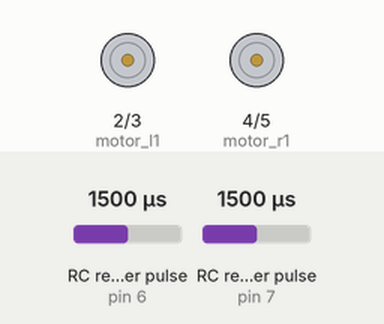
Simulated run of this sketch. Board: Arduino Uno, built with avr-gcc and run on an emulated ATmega328P. On the bench: motor-driver pin pairs drawn as motors (green arrow = first pin HIGH = forward, orange = second pin HIGH = backward, longer = more drive). Wiring (inferred from the names in the program): 2 × RC receiver channel: data pin 6 / data pin 7. The test bench sets the inputs (shaded band); at power-on: RC receiver pulse (sensors on pin 6, pin 7) 1500 µs.

Above: at 1.2 s.
1.3 s: RC receiver pulse (sensor on pin 6) set to 1266 µs
2.8 s: RC receiver pulse (sensor on pin 6) set to 1242 µs
At 4.0 s:
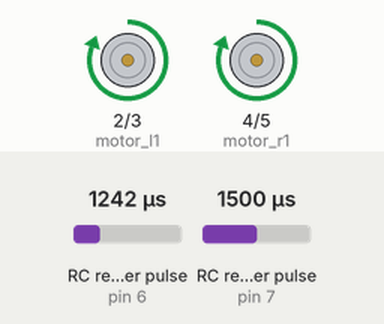
4.3 s: RC receiver pulse (sensor on pin 7) set to 1261 µs
5.8 s: RC receiver pulse (sensor on pin 7) set to 1232 µs
At 6.5 s:
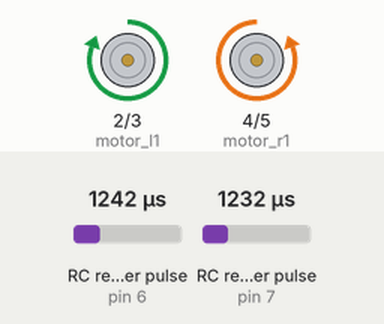
7.3 s: RC receiver pulse (sensor on pin 7) set to 1265 µs
At 7.6 s:
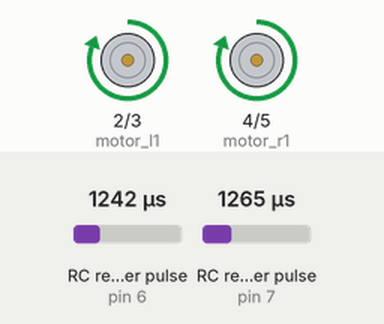
8.8 s: RC receiver pulse (sensor on pin 6) set to 1980 µs
At 9.9 s:
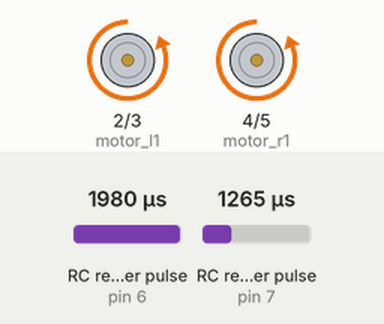
Timing chart, 0 to 11.3 s (numbered marks = the images above; inputs shaded):
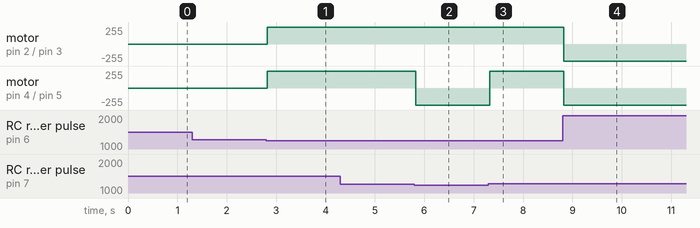

Measured:
- the behaviour switches between 1249 and 1248 µs on RC receiver pulse (sensor on pin 6) (found by bisection; images 0 and 1)
- the behaviour switches between 1249 and 1248 µs on RC receiver pulse (sensor on pin 7) (found by bisection; images 1 and 2)
- the behaviour switches between 1253 and 1254 µs on RC receiver pulse (sensor on pin 7) (found by bisection; images 2 and 3)
- after the input at 1.3 s, every drawn part: stays the same
- after the input at 2.8 s, motor on pin 2 (motor_l1) / pin 3 (motor_l2), motor on pin 4 (motor_r1) / pin 5 (motor_r2): stopped → forward 255/255 at once
- after the input at 4.3 s, every drawn part: stays the same
- after the input at 5.8 s, motor on pin 4 (motor_r1) / pin 5 (motor_r2): forward 255/255 → backward 255/255 at once
- after the input at 7.3 s, motor on pin 4 (motor_r1) / pin 5 (motor_r2): backward 255/255 → forward 255/255 at once
- after the input at 8.8 s, motor on pin 2 (motor_l1) / pin 3 (motor_l2), motor on pin 4 (motor_r1) / pin 5 (motor_r2): forward 255/255 → backward 255/255 at once

The sketch:

kursiroda.ino
```cpp
#define motor_l1 2
#define motor_l2 3
#define motor_r1 4
#define motor_r2 5
#define channel3 6
#define channel1 7

int bacachannel(int channelInput, int minLimit, int maxLimit, int defaultValue)
{
  int ch = pulseIn(channelInput, HIGH, 30000);
  if (ch < 100) return defaultValue;
  return map(ch, 1000, 2000, minLimit, maxLimit);
}

void input_rl(int kanankiri)
{
  if(kanankiri<-50)
  {
    digitalWrite(motor_l1, HIGH);
    digitalWrite(motor_l2, LOW);
    digitalWrite(motor_r1, LOW);
    digitalWrite(motor_r2, HIGH);
  }
  else if (kanankiri>50)
  {
    digitalWrite(motor_l1, LOW);
    digitalWrite(motor_l2, HIGH);
    digitalWrite(motor_r1, HIGH);
    digitalWrite(motor_r2, LOW);
  }
}

void input_fb(int majumundur)
{
  if(majumundur<-50)
  {
    digitalWrite(motor_l1, HIGH);
    digitalWrite(motor_l2, LOW);
    digitalWrite(motor_r1, HIGH);
    digitalWrite(motor_r2, LOW);
  }
  else if (majumundur>50)
  {
    digitalWrite(motor_l1, LOW);
    digitalWrite(motor_l2, HIGH);
    digitalWrite(motor_r1, LOW);
    digitalWrite(motor_r2, HIGH);
  }
  else
  {
    digitalWrite(motor_l1, LOW);
    digitalWrite(motor_l2, LOW);
    digitalWrite(motor_r1, LOW);
    digitalWrite(motor_r2, LOW);
  }
}

void setup() {
  Serial.begin(9600);
  pinMode(motor_l1, OUTPUT);
  pinMode(motor_l2, OUTPUT);
  pinMode(motor_r1, OUTPUT);
  pinMode(motor_r2, OUTPUT);
  pinMode(channel3, INPUT);
  pinMode(channel1, INPUT);
}

void loop() {
  int majumundur = bacachannel(channel3, -100, 100, 0);
  int kanankiri = bacachannel(channel1, -100, 100, 0);
  if(kanankiri<50 && kanankiri>-50)
  {
    input_fb(majumundur);
  }
  else
  {
    input_rl(kanankiri);
  }
}
```
